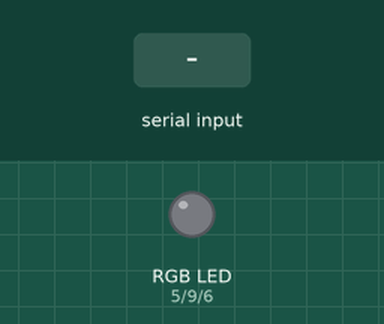
The sketch below on a simulated Arduino Uno, built with avr-gcc and run on an emulated ATmega328P. On the bench: an RGB LED mixed from three pins (HIGH = lit). The inputs (shaded band) are chosen by the test bench.

Above: at 1.2 s.
1.3 s: "r" received over Serial
At 2.2 s:
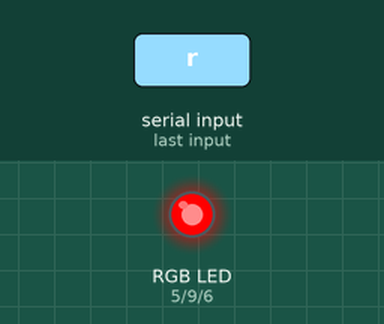
2.8 s: "b" received over Serial
At 3.3 s:
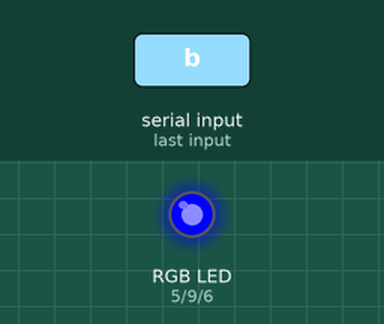
4.3 s: "g" received over Serial
At 5.7 s:
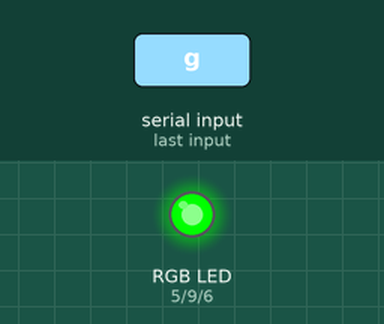
Timing chart, 0 to 7.3 s (numbered marks = the images above; inputs shaded):
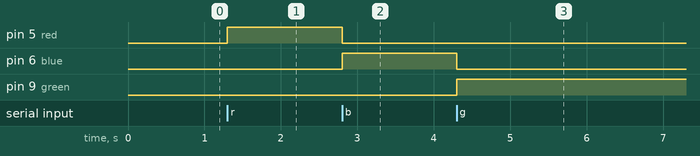

The sketch:

sketch_led_RGB_with_serial_monitor.ino
```cpp
int i;
int red=5;
int blue=6;
int green=9;

void setup() {
  // put your setup code here, to run once:
Serial.begin(9600);
pinMode(5,OUTPUT);
pinMode(6,OUTPUT);
pinMode(9,OUTPUT);


}

void loop() {
  // put your main code here, to run repeatedly:
i=Serial.read();
if(i=='r'){
digitalWrite(red,HIGH);
digitalWrite(blue,LOW);
digitalWrite(green,LOW);
}

if(i=='b'){
digitalWrite(blue,HIGH);
digitalWrite(green,LOW);
digitalWrite(red,LOW);
}
if(i=='g'){
digitalWrite(green,HIGH);
digitalWrite(red,LOW);
digitalWrite(blue,LOW);
}
}
```

Measured:
- after the input at 1.3 s, pin 5 (red): LOW → HIGH at once
- after the input at 2.8 s, pin 5 (red): HIGH → LOW at once; pin 6 (blue): LOW → HIGH at once
- after the input at 4.3 s, pin 6 (blue): HIGH → LOW at once; pin 9 (green): LOW → HIGH at once
